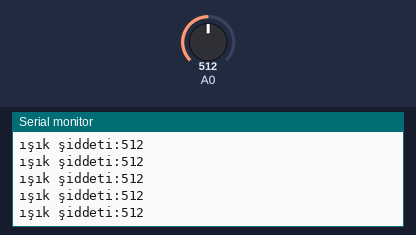
Recording of a sketch running on a simulated Arduino Uno, built with avr-gcc and run on an emulated ATmega328P. Shown: the last lines printed to the serial monitor. Inputs (shaded band) come from the test bench; at power-on: A0 = 512.

Above: at 1.2 s.
1.3 s: A0 set to 104
At 1.8 s:
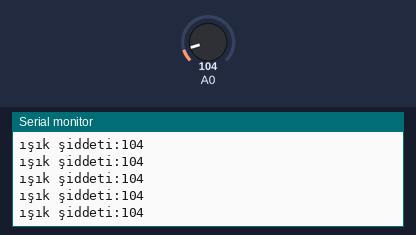
2.8 s: A0 set to 90
At 3.8 s:
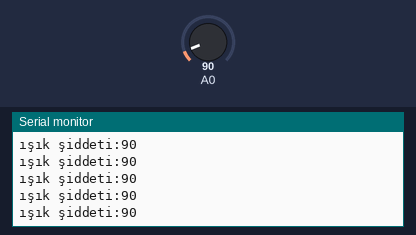
5.8 s: A0 set to 11
At 6.3 s:
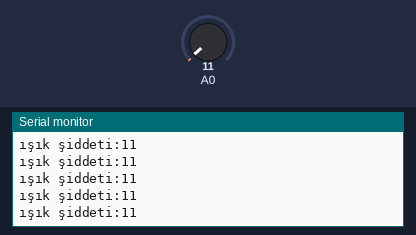
7.3 s: A0 set to 8
At 8.1 s:
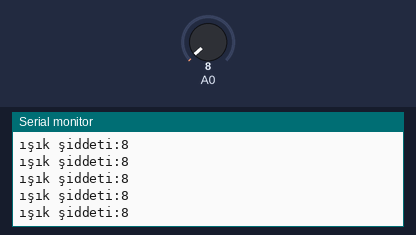
10.3 s: A0 set to 1023
At 10.8 s:
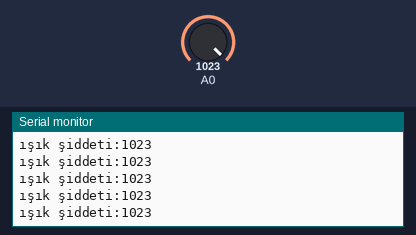
13.3 s: A0 set to 986
At 14.0 s:
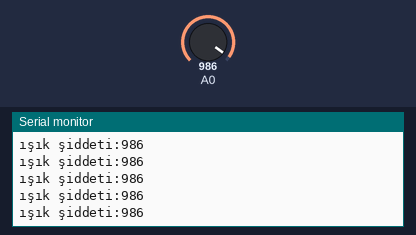
Timing chart, 0 to 16.3 s (numbered marks = the images above; inputs shaded):
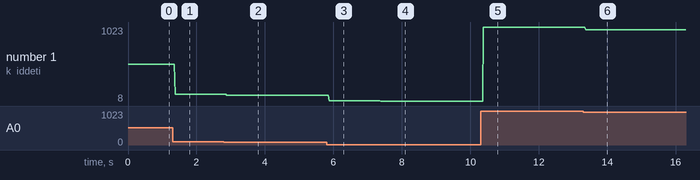

Measured:
- after the input at 1.3 s, the serial monitor: prints a new line after 0.07 s (image 1)
- after the input at 2.8 s, the serial monitor: prints a new line after 0.08 s (image 2)
- after the input at 5.8 s, the serial monitor: prints a new line after 0.08 s (image 3)
- after the input at 7.3 s, the serial monitor: prints a new line after 0.08 s (image 4)
- after the input at 10.3 s, the serial monitor: prints a new line after 0.08 s (image 5)
- after the input at 13.3 s, the serial monitor: prints a new line after 0.07 s (image 6)
- plotted number 1: 512 → 104 after the input at 1.3 s, 104 → 90 after the input at 2.8 s, 90 → 11 after the input at 5.8 s, 11 → 8 after the input at 7.3 s, 8 → 1023 after the input at 10.3 s

The sketch:

LDR_OKUMA.ino
```cpp
void setup() {
  Serial.begin(9600);

}

void loop() {
  int LDRDeger=analogRead(A0);
  Serial.print("ışık şiddeti:");
  Serial.println(LDRDeger);

}
```
